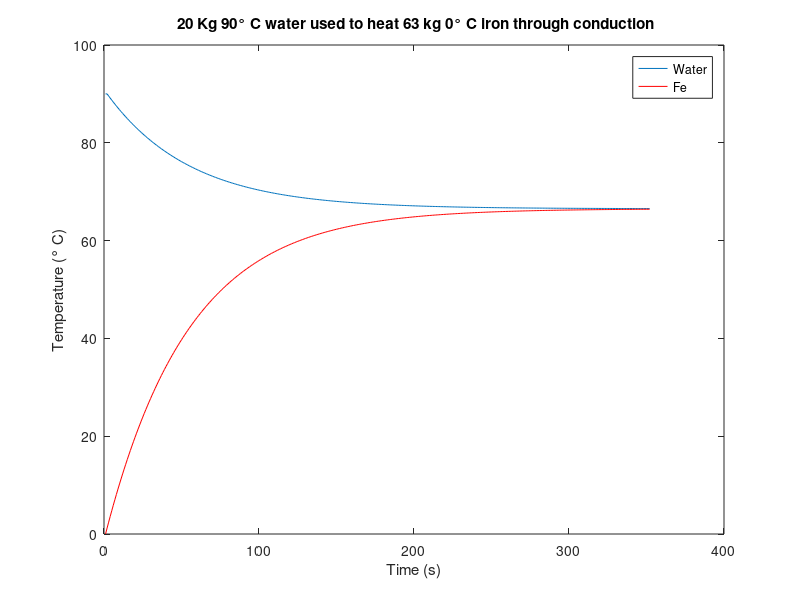

Recreate this plot in MATLAB. (Note: this script raises an error after producing the figure.)
clc;
clear all;
%Note to self BUG IN CODE !!! T_Cold Explodes! 
m_H2O = 20.0; %kg 
X_Fe = 5.0; %m
y_Fe = 5.0; %m
z_fe = 5.0; %m
rho_Fe = 7.87E03; %Kg/m^3
V_Fe = X_Fe * y_Fe *z_fe; %m^3
m_Fe  = rho_Fe / V_Fe; %kg
k_Fe = 80.4; %w/m*k
A_Fe = X_Fe*y_Fe;
c_H2O = 4190.0; % J/kg*K
c_Fe = 470; % J/kg*K
%temperatures
T_Hot_H2O = (90.0+273.15);
T_Cold_H2O = (0);
T_Cold_Fe = (0+273.15);
dt = 1; %s 

%Conduction dQ = dt*k*A*(t_h - t_c)/L
% Heat requirement to change temperature dQ=mcdT

T_Hot_Fe_matrix = [];
T_Cold_H2O_matrix = [];
%starting temps to matrix 
T_Cold_H2O_matrix = [T_Cold_H2O_matrix, T_Hot_H2O-273.15]; 
T_Hot_Fe_matrix = [T_Hot_Fe_matrix, T_Cold_Fe-273.15];
for i = 0:350
  %Transferred heat capacity
  Q = k_Fe.*A_Fe.*((T_Hot_H2O-T_Cold_Fe)./X_Fe).*dt;
  %Water cooling 
  T_Cold_H2O = T_Hot_H2O - (Q./(m_H2O.*c_H2O));
  %Fe temperature increase by thermal coduction
  T_Hot_Fe = (Q./(m_Fe.*c_Fe)) + T_Cold_Fe;
 
  %data gathering and value change
  T_Cold_H2O_matrix = [T_Cold_H2O_matrix, T_Hot_H2O-273.15];
  T_Hot_H2O = T_Cold_H2O;
  T_Cold_Fe = T_Hot_Fe;
  T_Hot_Fe_matrix = [T_Hot_Fe_matrix, T_Hot_Fe-273.15];
endfor
plot(T_Cold_H2O_matrix);
hold
plot(T_Hot_Fe_matrix,'r');
xlabel('Time (s)')
ylabel('Temperature (\deg C)')
title(' 20 Kg 90\deg C water used to heat 63 kg 0\deg C iron through conduction')
legend("Water","Fe");
Holdoff
